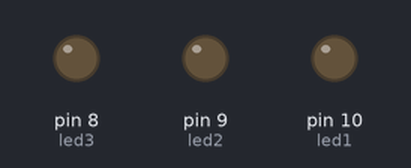
The sketch below on a simulated Arduino Uno, built with avr-gcc and run on an emulated ATmega328P. Shown: output pins drawn as LEDs (lit = HIGH).

Above: at 0.05 s.
At 0.65 s:
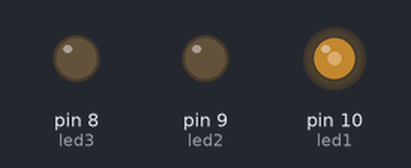
At 1.3 s:
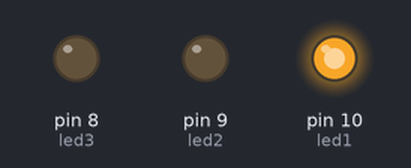
At 2.6 s:
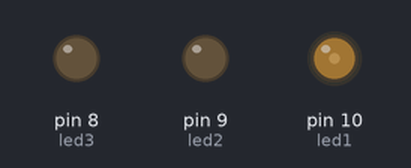
Timing chart, 0 to 6.4 s (numbered marks = the images above):
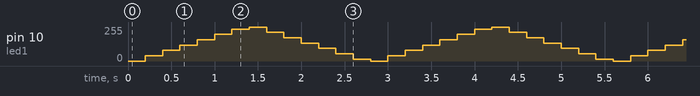

Measured:
- by itself, pin 10 (led1): repeats every 2.8 s: 80/255 0.20 s, 120/255 0.20 s, 160/255 0.20 s, 200/255 0.20 s, 240/255 0.20 s, 255/255 0.20 s, 215/255 0.20 s, 175/255 0.20 s, 135/255 0.20 s, 95/255 0.20 s, 55/255 0.20 s, 15/255 0.20 s, 0/255 0.20 s, 40/255 0.20 s

The sketch:

Intensidade_blink.ino
```cpp
/*
GME - Grupo de Metodos Eletroforéticos
Instituto de Quimica - UFG

Função: Fazer um led funcionar ligando e desligando periodicamente porem de maneira não abrupta.
Ganhando intensidade e perdendo intensidade.

criado   Nov 2015
por Wanderson D. Lopes
modificado set 2022
por Wanderson D. Lopes
*/


#define led1 10
#define led2 9
#define led3 8


void setup() {
pinMode(led1,OUTPUT);
pinMode(led2,OUTPUT);
pinMode(led3,OUTPUT);
}

void loop() {
  for(int i=0; i<255; i = i + 40){
  analogWrite(led1, i);
  delay(200);
  }

  for(int i = 255; i > 0; i = i - 40){
  analogWrite(led1, i);
  delay(200);
  }

}
```
